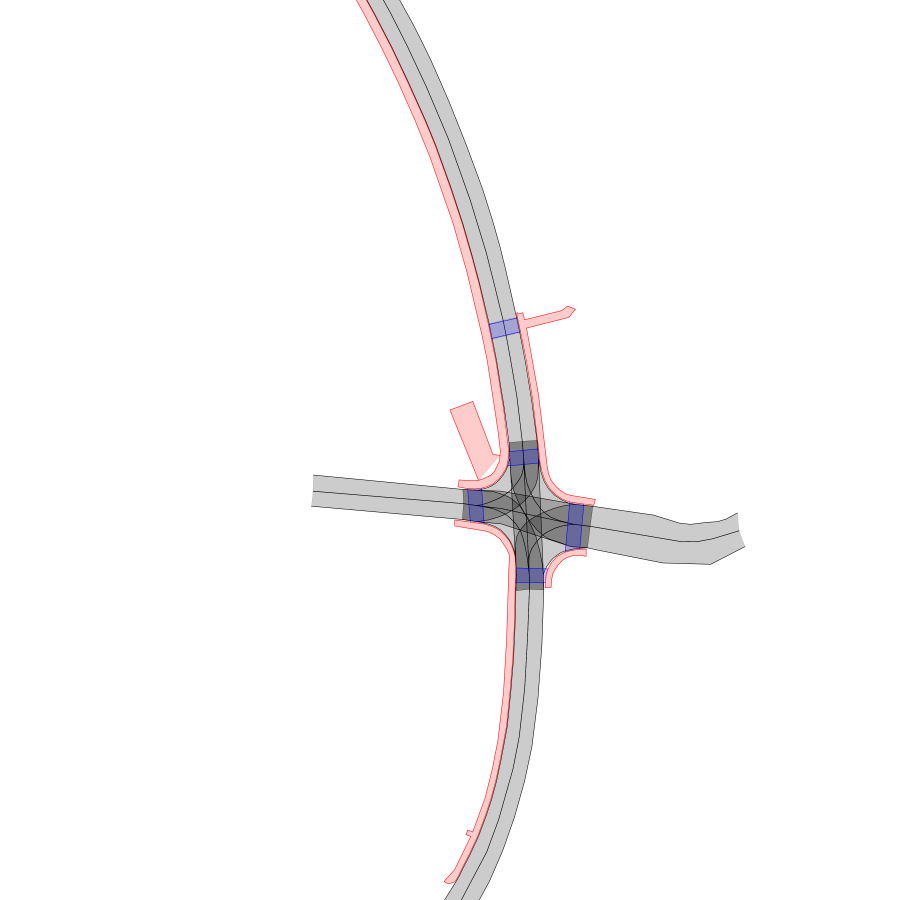
#> input picture metadata/map.png, 3600 x 3600 px, found by its file name (shown at 1/4 size)
$ python create_filter_data.py
#> lines starting #> are read from the running program, lines starting #| are printed output that depends on the picture; after the words box and inside, x2 and y2 are one past the last pixel; in counts of white or black regions, pixels touching at a corner belong together
from os import path as osp
import argparse
import mmengine
import numpy as np
from tqdm import tqdm
from utils import Visualizer2D, BBox
import cv2

DATASET_DIR = "vrubis"
info_prefix="vrubis"

points_dir = osp.join(DATASET_DIR, 'points')
labels_dir = osp.join(DATASET_DIR, 'labels')
train_text_file = osp.join(DATASET_DIR, 'ImageSets', 'train.txt')
val_text_file = osp.join(DATASET_DIR, 'ImageSets', 'val.txt')

class_map = {
    'Pedestrian': 0,
    'Cyclist': 1,
    'Car': 2,
}

lanelet2_map = cv2.cvtColor(cv2.imread('VRUBIS/metadata/map.png'), cv2.COLOR_BGR2GRAY)
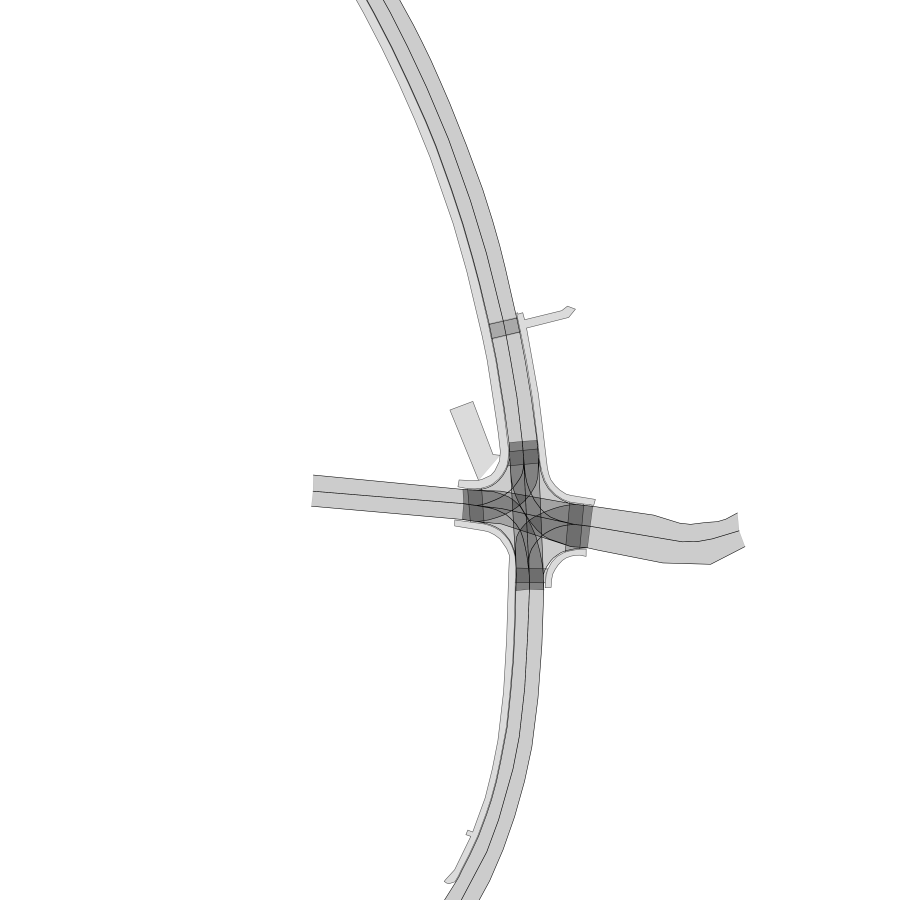
#> lanelet2_map: shape (3600, 3600) (shown at 1/4 size); min 0, max 255, mean 250.1
lanelet2_map = ((lanelet2_map!=255).astype(np.float32)*255).astype(np.uint8)
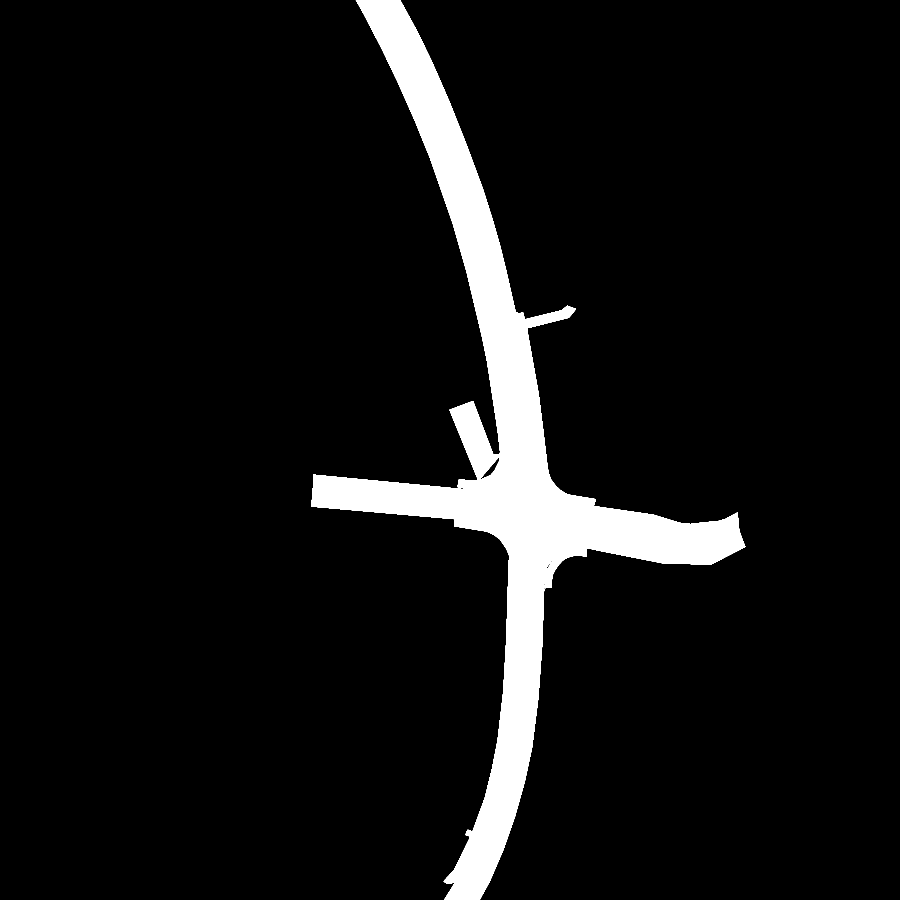
#> lanelet2_map: shape (3600, 3600) (shown at 1/4 size); 6.9% white; 1 white region, box (x1, y1, x2, y2) and area: (1244, 0, 2982, 3600) 893547
pixelsize, metricsize = lanelet2_map.shape[0], 200
#> pixelsize = 3600; metricsize = 200
lanelet2_map = cv2.dilate(lanelet2_map, np.ones((int(1.0/metricsize*pixelsize),int(1.0/metricsize*pixelsize)),np.uint8), iterations=1)
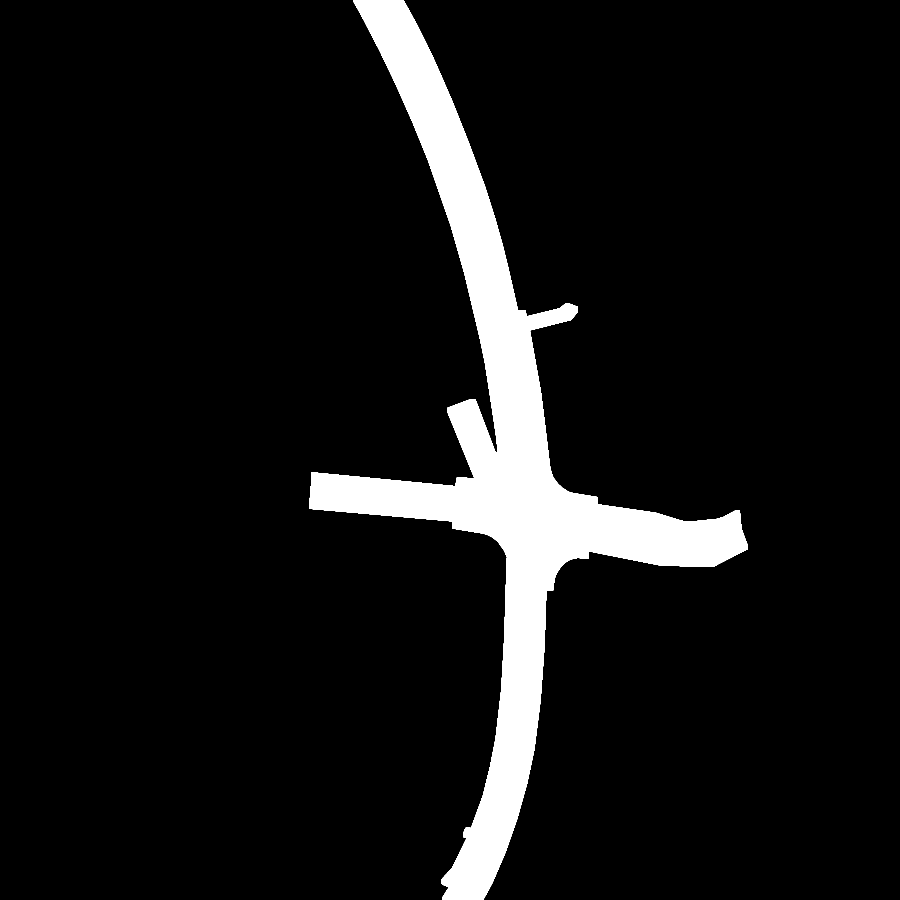
#> lanelet2_map: shape (3600, 3600) (shown at 1/4 size); 7.8% white; 1 white region, box (x1, y1, x2, y2) and area: (1236, 0, 2991, 3600) 1012810

# [108 lines left out: functions boxinsidelanes, generate_info, not called in this run]


def main():
    parser = argparse.ArgumentParser(description="Generate dataset info files.")
    parser.add_argument('--sample', action='store_true', help="If provided, generate a subset of the dataset.")
    args = parser.parse_args()

    # Create info files for train and val sets
    if osp.exists(train_text_file):
        with open(train_text_file, 'r') as f:
            train_filenames = [line.strip() for line in f]
        generate_info(split='train', filenames=train_filenames, sample=args.sample, map_filter=False, compute_statistics=True)

    if osp.exists(val_text_file):
        with open(val_text_file, 'r') as f:
            val_filenames = [line.strip() for line in f]
        generate_info(split='val', filenames=val_filenames, sample=args.sample, map_filter=True)

if __name__ == "__main__":
    main()
